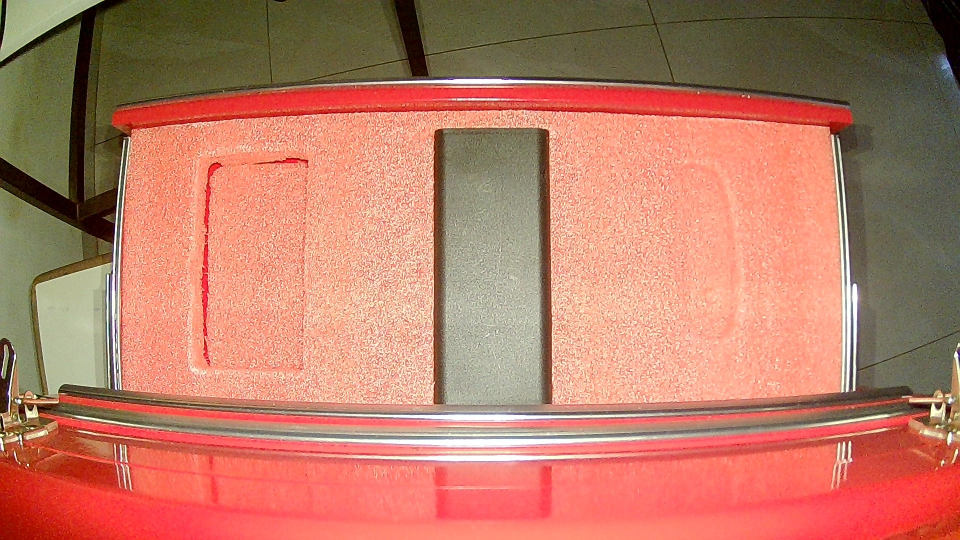
#> input picture visao/112233.jpg, 1920 x 1080 px (shown at 1/2 size)
$ python -i gaveta_detect.py   (imports and definitions only)
#> lines starting #> are read from the running program, lines starting #| are printed output that depends on the picture
#> further down, picture is the input picture: shape (1080, 1920, 3); mean B, G, R 102.1, 123.2, 186.9
# gaveta_detect.py (apenas cole por cima do seu arquivo atual)
import argparse, json, os, sys, traceback, time
import numpy as np
import cv2 as cv
from skimage.metrics import structural_similarity as ssim

try:
    import requests
except ImportError:
    requests = None  # só será usado se --post for passado

EDGE_DELTA_EMPTY = 0.02
EDGE_DELTA_OCC   = 0.06
SSIM_EMPTY_OK    = 0.85
SSIM_OCC_BAD     = 0.20
DIFF_MEAN_OCC    = 0.18
HIST_CORR_EMPTY  = 0.990

def log(m):
    print(f"[LOG] {m}", flush=True)

# [7 lines left out: function clamp_roi, not called in this run]

def preprocess_gray(bgr):
    g = cv.cvtColor(bgr, cv.COLOR_BGR2GRAY)
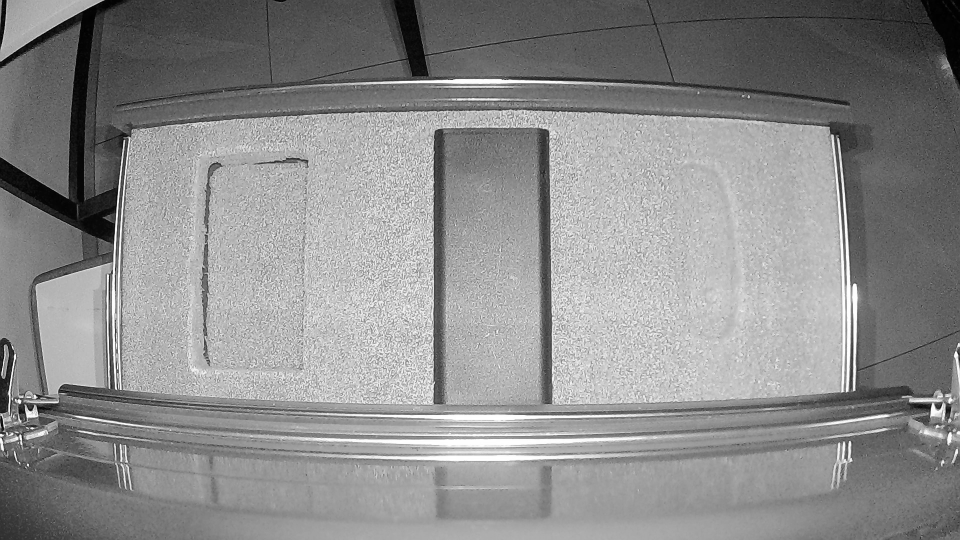
#> g: shape (1080, 1920) (shown at 1/2 size); min 0, max 255, mean 139.8
    g = cv.GaussianBlur(g, (5,5), 0)
    g = cv.equalizeHist(g)
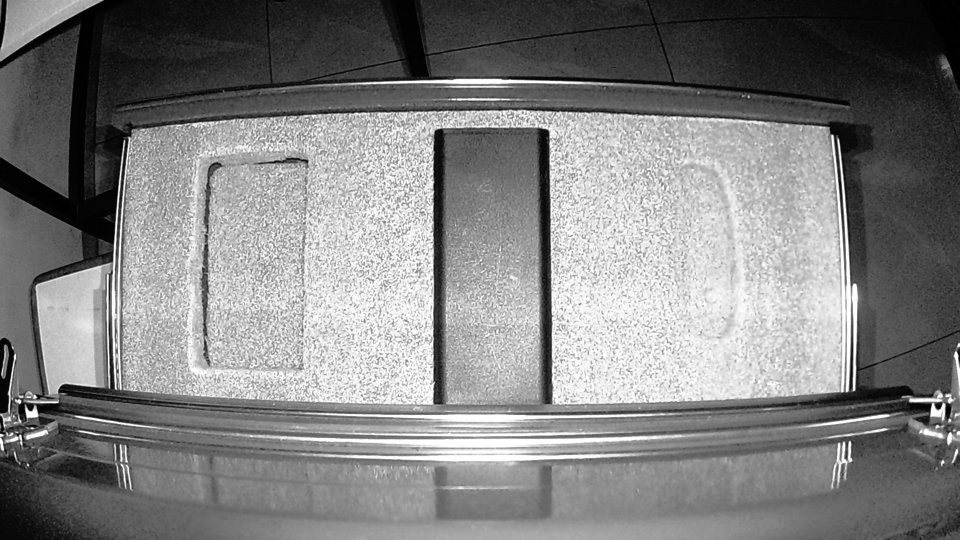
#> g: shape (1080, 1920) (shown at 1/2 size); min 0, max 255, mean 128.4
    return g

# [157 lines left out: functions roi_metrics, decide_presence, draw_result, load_rois, main, not called in this run]

# [2 lines not run here, left out]

>>> import cv2
>>> picture = cv2.imread('112233.jpg')
>>> result = preprocess_gray(picture)

$ run again, on visao/ref_vazia_gaveta2.jpg
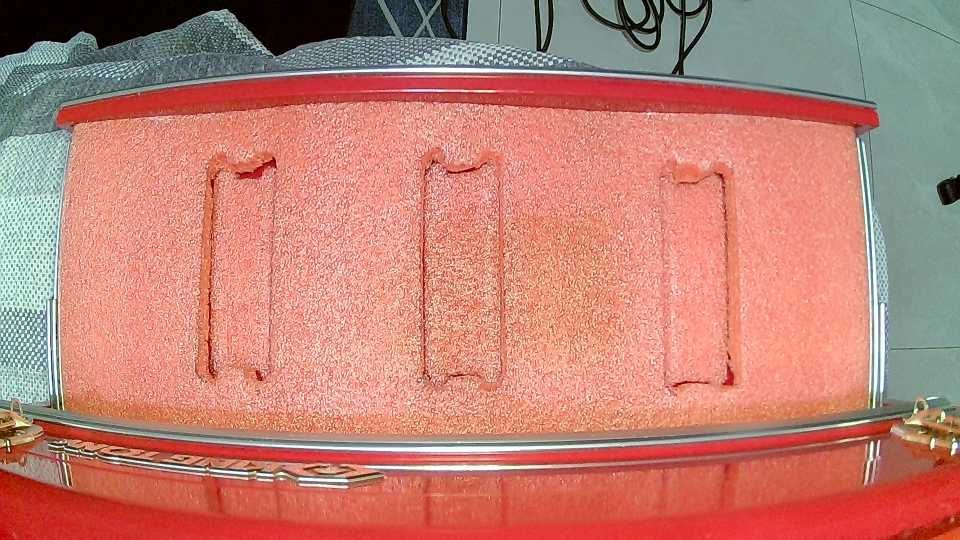
#> input picture visao/ref_vazia_gaveta2.jpg, 1920 x 1080 px (shown at 1/2 size)
#> picture is the input picture: shape (1080, 1920, 3); mean B, G, R 115.5, 128.1, 192.4
#> in preprocess_gray, `g = cv.cvtColor(bgr, cv.COLOR_BGR2GRAY)`:
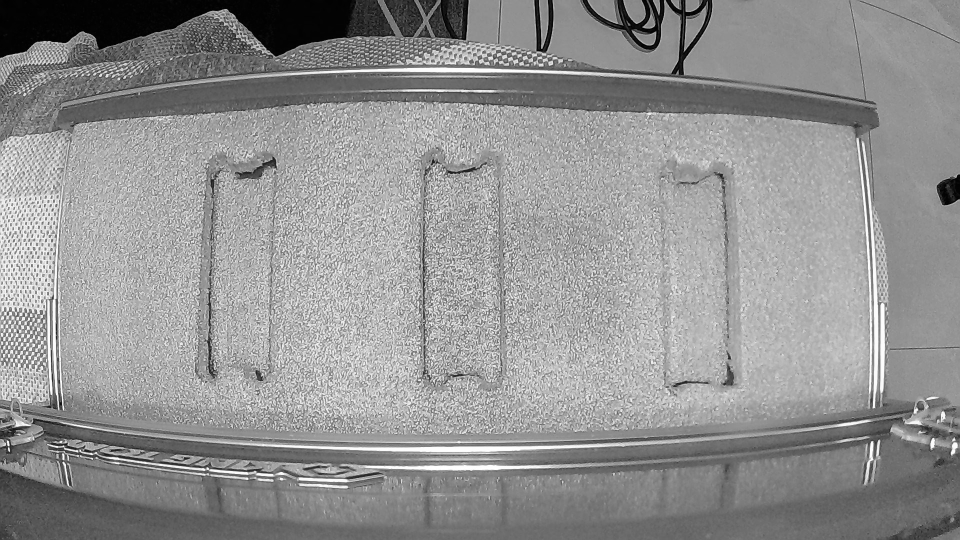
#> g: shape (1080, 1920) (shown at 1/2 size); min 0, max 255, mean 145.9
#> in preprocess_gray, `g = cv.equalizeHist(g)`:
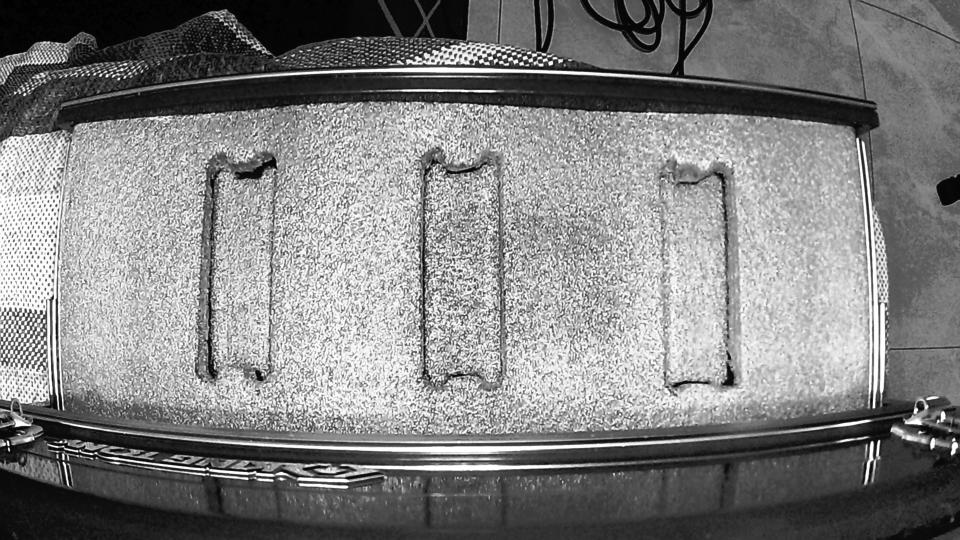
#> g: shape (1080, 1920) (shown at 1/2 size); min 0, max 255, mean 128.6

$ run again, on visao/ref_vazia_gaveta3.jpg
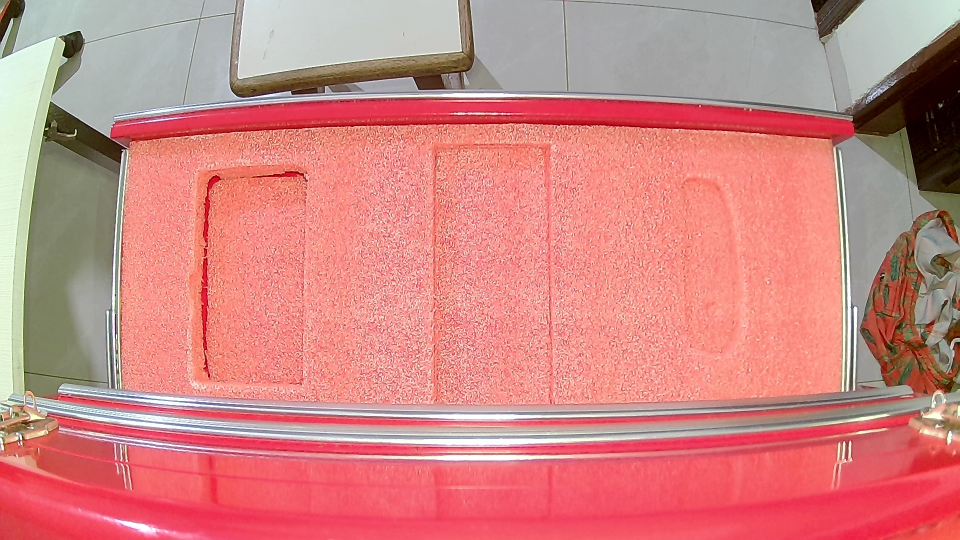
#> input picture visao/ref_vazia_gaveta3.jpg, 1920 x 1080 px (shown at 1/2 size)
#> picture is the input picture: shape (1080, 1920, 3); mean B, G, R 130.4, 133.4, 208.1
#> in preprocess_gray, `g = cv.cvtColor(bgr, cv.COLOR_BGR2GRAY)`:
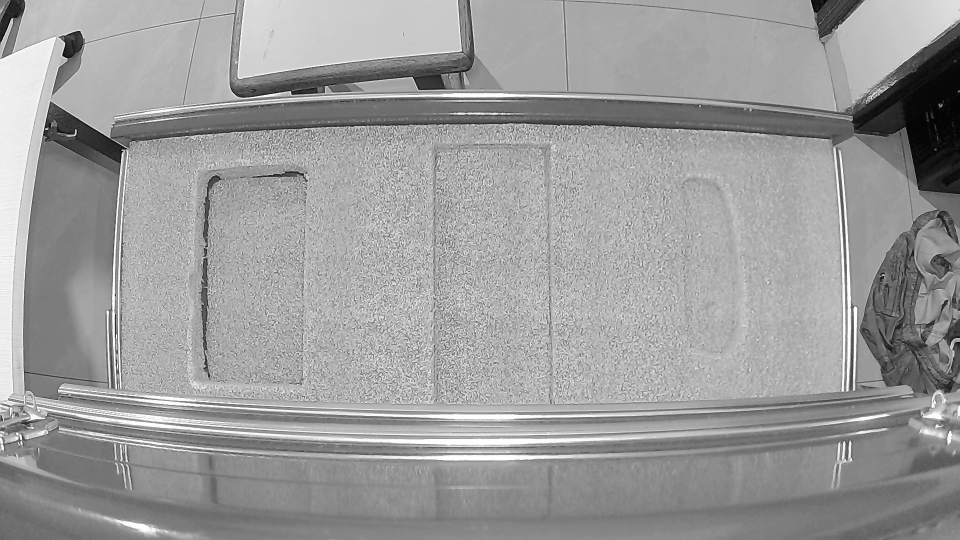
#> g: shape (1080, 1920) (shown at 1/2 size); min 1, max 255, mean 155.4
#> in preprocess_gray, `g = cv.equalizeHist(g)`:
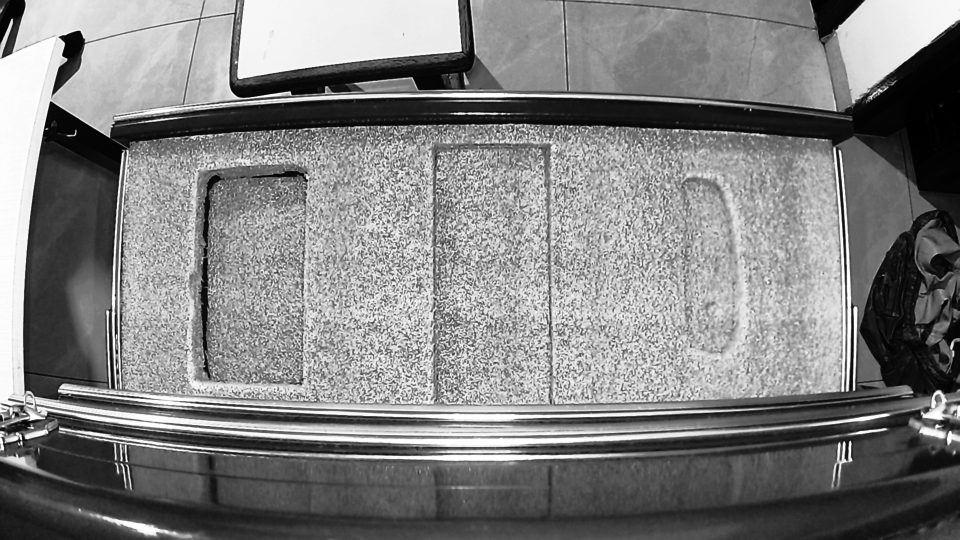
#> g: shape (1080, 1920) (shown at 1/2 size); min 0, max 255, mean 128.7
